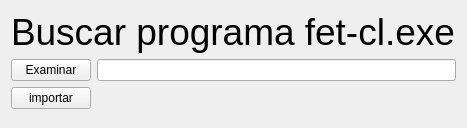
<?xml version="1.0" encoding="UTF-8"?>
<ui version="4.0">
 <class>conexionFET</class>
 <widget class="QWidget" name="conexionFET">
  <property name="geometry">
   <rect>
    <x>0</x>
    <y>0</y>
    <width>467</width>
    <height>128</height>
   </rect>
  </property>
  <property name="windowTitle">
   <string>conexionFET</string>
  </property>
  <layout class="QFormLayout" name="formLayout">
   <item row="0" column="0" colspan="2">
    <widget class="QLabel" name="label">
     <property name="font">
      <font>
       <pointsize>28</pointsize>
      </font>
     </property>
     <property name="text">
      <string>Buscar programa fet-cl.exe</string>
     </property>
    </widget>
   </item>
   <item row="1" column="0">
    <widget class="QPushButton" name="examinarBtn">
     <property name="text">
      <string>Examinar</string>
     </property>
    </widget>
   </item>
   <item row="1" column="1">
    <widget class="QLineEdit" name="rutaText"/>
   </item>
   <item row="2" column="0">
    <widget class="QPushButton" name="importarBtn">
     <property name="text">
      <string>importar</string>
     </property>
    </widget>
   </item>
  </layout>
 </widget>
 <resources/>
 <connections/>
</ui>
